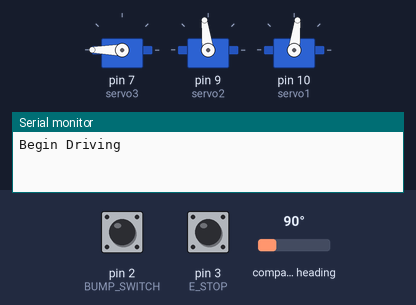
Recording of a sketch running on a simulated Arduino Uno, built with avr-gcc and run on an emulated ATmega328P. Parts: 3 × servo, the last lines printed to the serial monitor. Inputs (shaded band) come from the test bench; at power-on: pin 2 (BUMP_SWITCH) HIGH, compass heading 90°, pin 3 (E_STOP) HIGH.

Above: at 1.7 s.
1.8 s: pin 2 (BUMP_SWITCH) pulled LOW for 0.15 s
At 2.5 s:
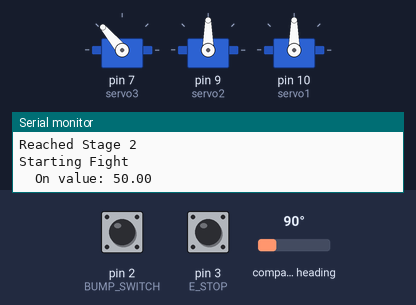
4.8 s: compass heading set to 7°
At 5.1 s:
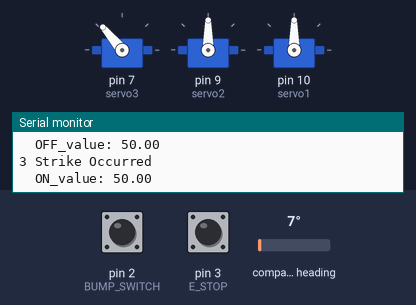
6.3 s: compass heading set to 90°
At 7.05 s:
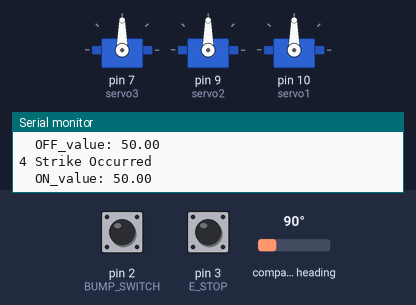
9.0 s: pin 2 (BUMP_SWITCH) pulled LOW for 3.2 s
At 13.4 s:
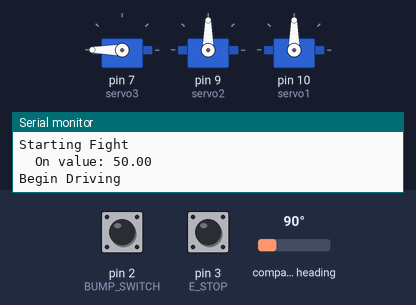
Timing chart, 0 to 14.7 s (numbered marks = the images above; inputs shaded):
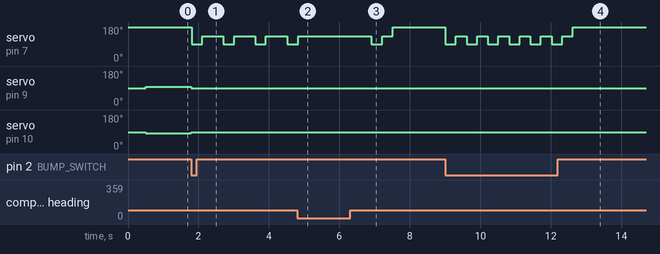

The sketch:

pinky_v3.ino
```cpp
/*
 * This code is uploaded on the Arduino UNO for Pinky functionality.
 *
 * Authors: Brett Farris and Bryan LaGrone and Garrett Porter
 */

#include <Wire.h>
#include <Adafruit_Sensor.h>
#include <Adafruit_HMC5883_U.h>

#include <AFMotor.h>
#include <Servo.h>

#define field_change_time 300

// Wheels
Servo servo1; // Right wheel
Servo servo2; // Left wheel

// Hit Stick
Servo servo3;

// Bump Switch
#define BUMP_SWITCH 2
#define E_STOP 3 // Starting push button

// Assign and ID to the magnetic field sensor
Adafruit_HMC5883_Unified mag = Adafruit_HMC5883_Unified(12345);

// Keeps track of four subsequent strikes over 30 seconds
int strike_count = 0;

// reference coordinates
double off_vect = 0;
double on_vect = 0;
double mid_vect = 0;

// testing coordinates
double current_vect = 0;

// E_Stop check
int stop_check = 0; // 1: E_STOP pressed

void setup() {

  Serial.begin(115200);  // set up Serial library at 115200 bps

  /* Initialise the sensor */
  if(!mag.begin())
  {
    /* There was a problem detecting the HMC5883 ... check your connections */
    Serial.println("Ooops, no HMC5883 detected ... Check your wiring!");
    while(1);
  }
  delay(500);

  // attach servos
  servo3.attach(7);
  servo2.attach(9);
  servo1.attach(10);

  // initialize bump switch
  pinMode(BUMP_SWITCH, INPUT_PULLUP);
  pinMode(E_STOP, INPUT_PULLUP); // Emergency stop

  // attach emergency stop interrupt
  attachInterrupt(digitalPinToInterrupt(E_STOP),STOP, FALLING);

  // Initialize hit stick
  servo3.write(180);

  // Stop wheels
  servo2.write(90);
  servo1.write(90);

}


void loop() {
  while(stop_check);
  Serial.print("Begin Driving\n");
  while (digitalRead(BUMP_SWITCH) == HIGH){
    if (stop_check) break;

    // setting motors to drive forward
    servo2.write(97);
    servo1.write(83);
  }

  // stop motors
  servo2.write(90);
  servo1.write(90);

  // detach motors to prevent erronous motion
  servo2.detach();
  servo1.detach();

  while(stop_check);

  // Getting the first on_vect value
  sensors_event_t event;
  mag.getEvent(&event);
  on_vect = sqrt(event.magnetic.x * event.magnetic.x + event.magnetic.y * event.magnetic.y +event.magnetic.z * event.magnetic.z);

  Serial.print("Reached Stage 2\nStarting Fight\n\tOn value: ");
  Serial.println(on_vect);

  servo3.write(90);
  delay(300); // waiting time for hit
  servo3.write(130);

  // Waiting for intial field to turn off
  delay(300);

  // Getting off value

  mag.getEvent(&event);
  off_vect = sqrt(event.magnetic.x * event.magnetic.x + event.magnetic.y * event.magnetic.y +event.magnetic.z * event.magnetic.z);

  // making mid point value
  mid_vect = (on_vect - off_vect)/2 + off_vect; // This method was checked for accuracy

  if (on_vect > mid_vect){
    while (strike_count < 4){
      if (stop_check) break;

      // Getting current value
      mag.getEvent(&event);
      current_vect = sqrt(event.magnetic.x * event.magnetic.x + event.magnetic.y * event.magnetic.y +event.magnetic.z * event.magnetic.z);

      // off_loop
      while(current_vect < mid_vect){
        if (stop_check) break;

        // Getting current value
        mag.getEvent(&event);
        current_vect = sqrt(event.magnetic.x * event.magnetic.x + event.magnetic.y * event.magnetic.y +event.magnetic.z * event.magnetic.z);
      }

      // wait for field to finish rising
      delay(field_change_time);

      // Getting on value
      mag.getEvent(&event);
      on_vect = sqrt(event.magnetic.x * event.magnetic.x + event.magnetic.y * event.magnetic.y +event.magnetic.z * event.magnetic.z);

      // making new mid point value
      mid_vect = (on_vect - off_vect)/2 + off_vect; // This method was checked for accuracy

      // increasing strike_count
      strike_count++;

      Serial.print(strike_count, DEC);
      Serial.print(" Strike Occurred\n\tON_value: ");
      Serial.println(on_vect);

      if (stop_check) break;

      // Hit the light saber
      servo3.write(90);
      delay(300); // waiting time for hit
      servo3.write(130);

      // Getting current value
      mag.getEvent(&event);
      current_vect = sqrt(event.magnetic.x * event.magnetic.x + event.magnetic.y * event.magnetic.y +event.magnetic.z * event.magnetic.z);

      // off_loop
      while(current_vect > mid_vect){
        if (stop_check) break;

        // Getting current value
        mag.getEvent(&event);
        current_vect = sqrt(event.magnetic.x * event.magnetic.x + event.magnetic.y * event.magnetic.y +event.magnetic.z * event.magnetic.z);
      }

      // wait for field to finish rising
      delay(field_change_time);

      // Getting on value

      mag.getEvent(&event);
      off_vect = sqrt(event.magnetic.x * event.magnetic.x + event.magnetic.y * event.magnetic.y +event.magnetic.z * event.magnetic.z);

      // making new mid point value
      mid_vect = (on_vect - off_vect)/2 + off_vect; // This method was checked for accuracy

      // printing out off value for us
      Serial.print("\tOFF_value: ");
      Serial.println(off_vect);
    }
  }
  else{
    while (strike_count < 4){
      if (stop_check) break;

      // Getting current value
      mag.getEvent(&event);
      current_vect = sqrt(event.magnetic.x * event.magnetic.x + event.magnetic.y * event.magnetic.y +event.magnetic.z * event.magnetic.z);

      // off_loop
      while(current_vect > mid_vect){
        if (stop_check) break;

        // Getting current value
        mag.getEvent(&event);
        current_vect = sqrt(event.magnetic.x * event.magnetic.x + event.magnetic.y * event.magnetic.y +event.magnetic.z * event.magnetic.z);
      }

      // wait for field to finish rising
      delay(field_change_time);

      // Getting on value
      mag.getEvent(&event);
      on_vect = sqrt(event.magnetic.x * event.magnetic.x + event.magnetic.y * event.magnetic.y +event.magnetic.z * event.magnetic.z);

      // making new mid point value
      mid_vect = (on_vect - off_vect)/2 + off_vect; // This method was checked for accuracy

      // increasing strike_count
      strike_count++;

      Serial.print(strike_count, DEC);
      Serial.print(" Strike Occurred\n\tON_value: ");
      Serial.println(on_vect);

      if (stop_check) break;

      // Hit the light saber
      servo3.write(90);
      delay(300); // waiting time for hit
      servo3.write(130);

      // Getting current value
      mag.getEvent(&event);
      current_vect = sqrt(event.magnetic.x * event.magnetic.x + event.magnetic.y * event.magnetic.y +event.magnetic.z * event.magnetic.z);

      // off_loop
      while(current_vect < mid_vect){
        if (stop_check) break;

        // Getting current value
        mag.getEvent(&event);
        current_vect = sqrt(event.magnetic.x * event.magnetic.x + event.magnetic.y * event.magnetic.y +event.magnetic.z * event.magnetic.z);
      }

      // wait for field to finish rising
      delay(field_change_time);

      // Getting on value
      mag.getEvent(&event);
      off_vect = sqrt(event.magnetic.x * event.magnetic.x + event.magnetic.y * event.magnetic.y +event.magnetic.z * event.magnetic.z);

      // making new mid point value
      mid_vect = (on_vect - off_vect)/2 + off_vect; // This method was checked for accuracy

      // printing out off value for us
      Serial.print("\tOFF_value: ");
      Serial.println(off_vect);
    }
  }

  servo3.write(180); // putting the arm back in default position
}


void STOP(){

   // Emergency Stop Pressed
   stop_check = 1;
   // Press reset to restart
}
```

Measured:
- after the input at 1.8 s, servo on pin 7 (servo3): alternates 130° for 0.61 s and 90° for 0.30 s, starting at once; servo on pin 9 (servo2): 97° → 90° at once; servo on pin 10 (servo1): 83° → 90° at once
- after the input at 4.8 s, servo on pin 7 (servo3): goes on until 4.8 s, then stays 130°
- after the input at 6.3 s, servo on pin 7 (servo3): 130° → 90° after 0.61 s, → 130° 0.30 s later, → 180° 0.30 s later
- after the input at 9.0 s, servo on pin 7 (servo3): 180° → 90° at once, then repeats every 0.60 s: 130° 0.30 s, 90° 0.30 s, until it stays 180° from 12.6 s
